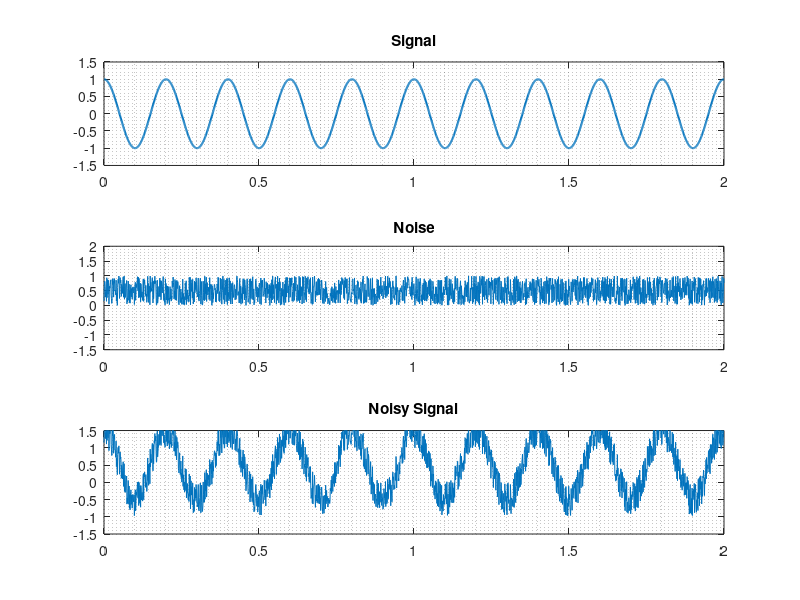
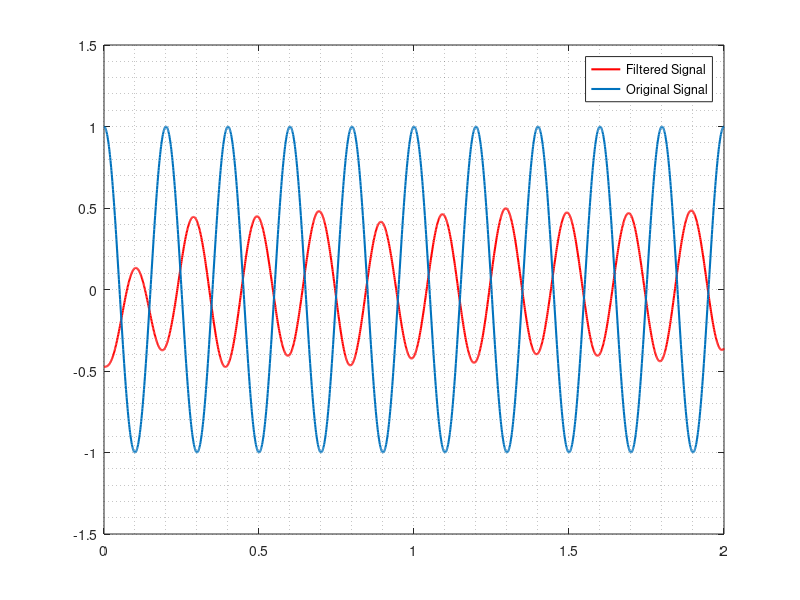

Source code (MATLAB) for these figures, in order:
close all;clear;clc;  
 
%% Declarations

ts = 0.001; 
fs = 1/ts;
fc = 5;
t = 0:ts:2;
Wn = pi*fc/(2*fs);
n = 3;

%% Preparation

signal = cos(2*pi*fc*t);
noise = rand(1, length(signal)); % Generating Random Noise
noisySignal = signal + noise;

%% Filtering Stage

[b,a] = butter(n, Wn, 'low');
filteredSignal = filter(b, a, noisySignal);
filteredSignal = filteredSignal - mean(filteredSignal); % Subtracting the mean to block DC Component

%% Plotting

figure(1)
subplot(3,1,1)
plot(t, signal, 'linewidth', 1.5)
title('Signal')
ylim([-1.5 1.5])
grid minor

subplot(3,1,2)
plot(t, noise)
title('Noise')
ylim([-1.5 2])
grid minor

subplot(3,1,3)
plot(t, noisySignal)
title('Noisy Signal')
ylim([-1.5 1.5])
grid minor

figure(2)
plot(t, filteredSignal, 'r', 'linewidth', 1.5)
hold on
plot(t, signal, 'linewidth', 1.5)
hold off
legend('Filtered Signal', 'Original Signal')
grid minor
ylim([-1.5 1.5]) 
